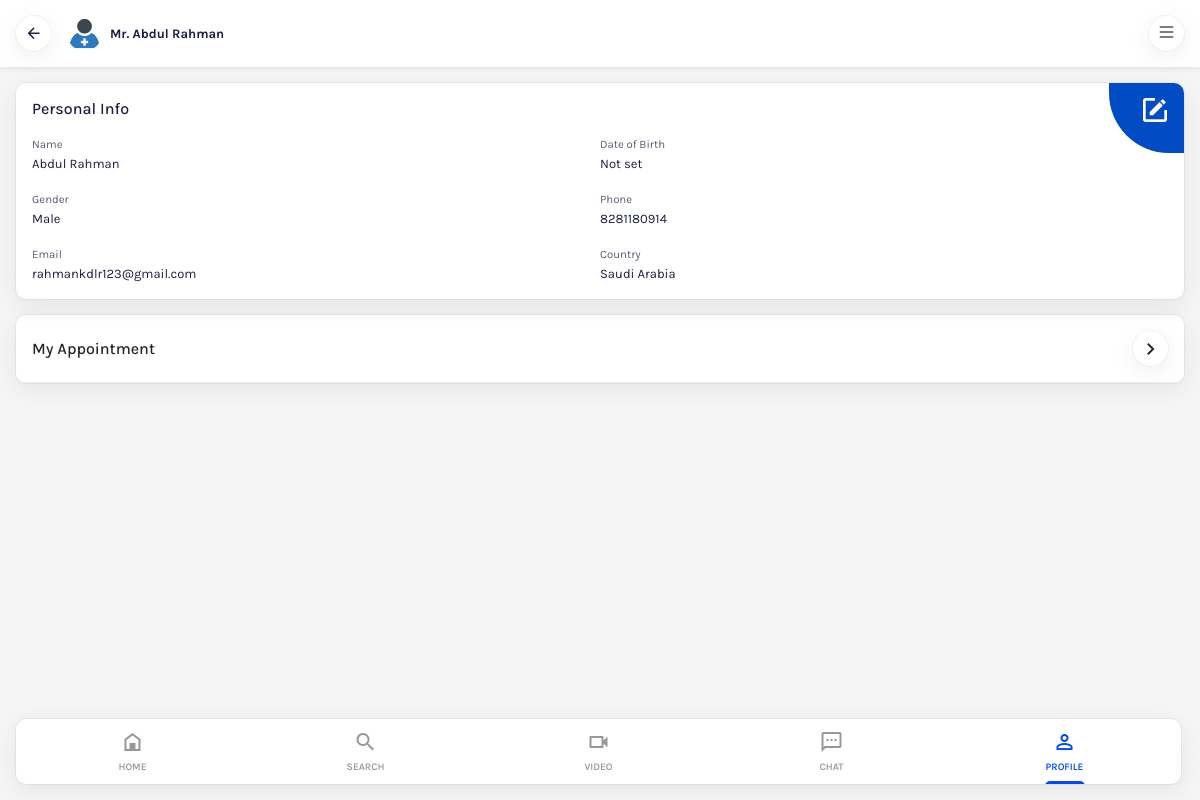
Page /patients/profile_page/ (signed in) on the earlier database version.
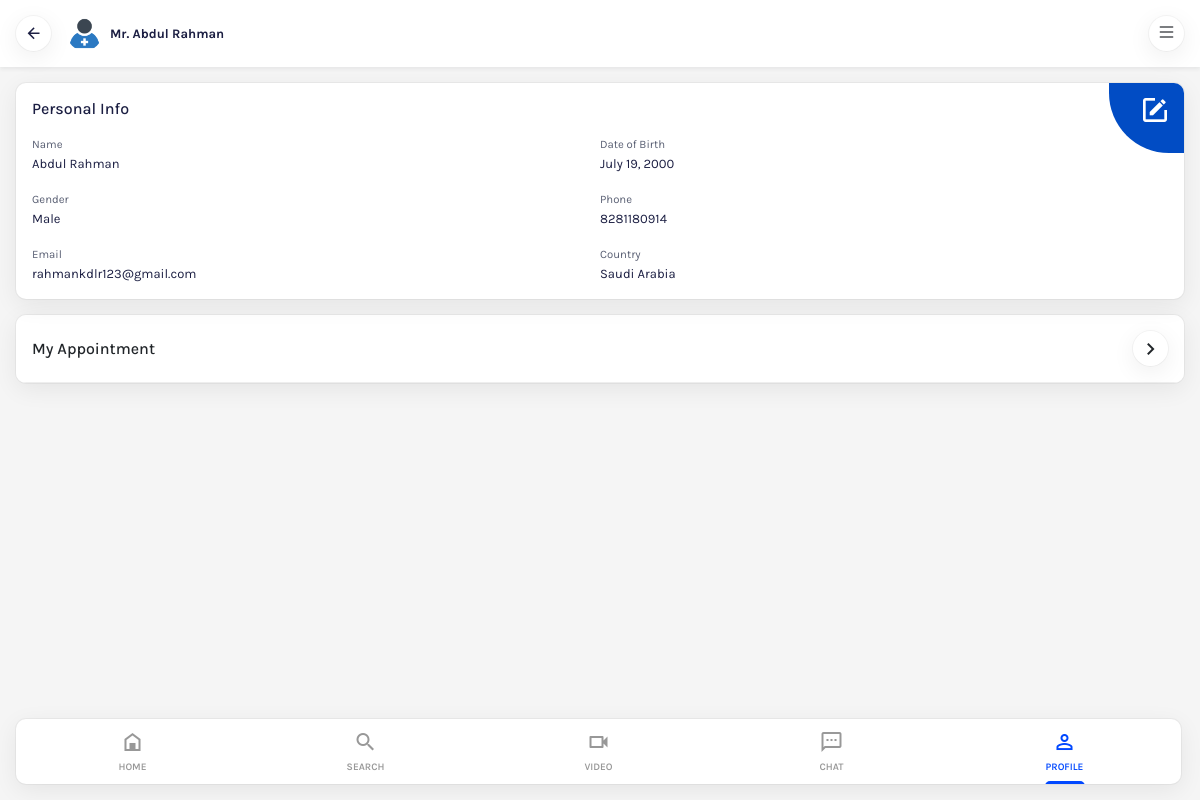
Same page on the later database version.
### accounts/models.py (models this page shows, shortened)
class UserProfile(models.Model):
    user = models.OneToOneField(CustomUser, on_delete=models.CASCADE, related_name='patients')
    profile_image = models.ImageField(upload_to='patient_images/', null=True, blank=True)
    gender = models.CharField(max_length=10, choices=[('Male', 'Male'), ('Female', 'Female'), ('Other', 'Other')], blank=True, null=True)
    dob = models.DateField(null=True, blank=True)

class CustomUser(AbstractBaseUser, PermissionsMixin):
    name = models.CharField(max_length=30)
    email = models.EmailField(unique=True)
    mobile = models.CharField(max_length=15, unique=True)
    country = models.CharField(max_length=50)
    countryCode = models.CharField(max_length=15)
    date_joined = models.DateTimeField(auto_now_add=True)
    date_updated = models.DateTimeField(auto_now=True)
    is_active = models.BooleanField(default=True)
    is_staff = models.BooleanField(default=False)
    user_type = models.CharField(max_length=20,choices=[('Doctor', 'Doctor'), ('Patient', 'Patient')], default='')
    groups = models.ManyToManyField(
        'auth.Group',
        related_name='custom_user_set',
        blank=True
    )
    user_permissions = models.ManyToManyField(
        'auth.Permission',
        related_name='custom_user_set',
        blank=True
    )
    objects = CustomUserManager()
    USERNAME_FIELD = 'mobile'
    REQUIRED_FIELDS = ['name', 'email']
    class Meta:
        verbose_name = 'Custom User'
        verbose_name_plural = 'Custom Users'

### patients/views.py (the view)
# urls.py: path('profile_page/', ProfilePageView.as_view(), name='profile_page'),
class ProfilePageView(TemplateView):
    template_name = 'my_profile.html'
    def get_context_data(self, **kwargs):
        context = super().get_context_data(**kwargs)
        user_profile, _ = UserProfile.objects.get_or_create(user=self.request.user)
        context['user_profile'] = user_profile
        return context

### patients/templates/my_profile.html (shortened to what the changed rows need)
{% extends 'base.html' %}
{% block content %}
{% load static %}
   <body class="bg-light">
      <div class="my-profile d-flex flex-column vh-100">
         <div class="d-flex align-items-center justify-content-between mb-auto p-3 bg-white shadow-sm osahan-header">
            <div class="d-flex align-items-center gap-2 ms-3 me-auto">
               <div>
                  <p class="mb-0 fw-bold">
                    {% if user_profile.gender == 'Male' %}Mr. {{ user_profile.user.name }}
                    {% elif user_profile.gender == 'Female' %}Mrs. {{ user_profile.user.name }}
                    {% else %} {{ user_profile.user.name }} {% endif %}
                </p>
               </div>
            </div>
         </div>
         <div class="vh-100 my-auto overflow-auto body-fix-osahan-footer">
            <div class="p-3">
               <div class="bg-white rounded-4 px-3 pt-3 overflow-hidden edit-profile-back shadow mb-3">
                  <div class="d-flex">
                     <div class="col">
                        <p><span class="text-muted small">Name</span><br>
                           {{ user_profile.user.name }}
                        </p>
                     </div>
                     <div class="col">
                        <p><span class="text-muted small">Date of Birth</span><br>{{ user_profile.dob|default:"Not set" }}</p>
                     </div>
                  </div>
                  <div class="d-flex">
                     <div class="col">
                        <p><span class="text-muted small">Gender</span><br>{{ user_profile.gender|default:"Not set" }}</p>
                     </div>
                     <div class="col">
                        <p><span class="text-muted small">Phone</span><br>{{ user_profile.user.mobile|default:"Not set" }}</p>
                     </div>
                  </div>
                  <div class="d-flex">
                     <div class="col">
                        <p><span class="text-muted small">Email</span><br>{{ user_profile.user.email|default:"Not set" }}</p>
                     </div>
                     <div class="col">
                        <p><span class="text-muted small">Country</span><br>{{ user_profile.user.country|default:"Not set" }}</p>
                     </div>
                  </div>
               </div>
            </div>
         </div>
      </div>
{% endblock %}

Differences in the rows shown:
changed UserProfile "Male": dob "Not set" → "July 19, 2000"
